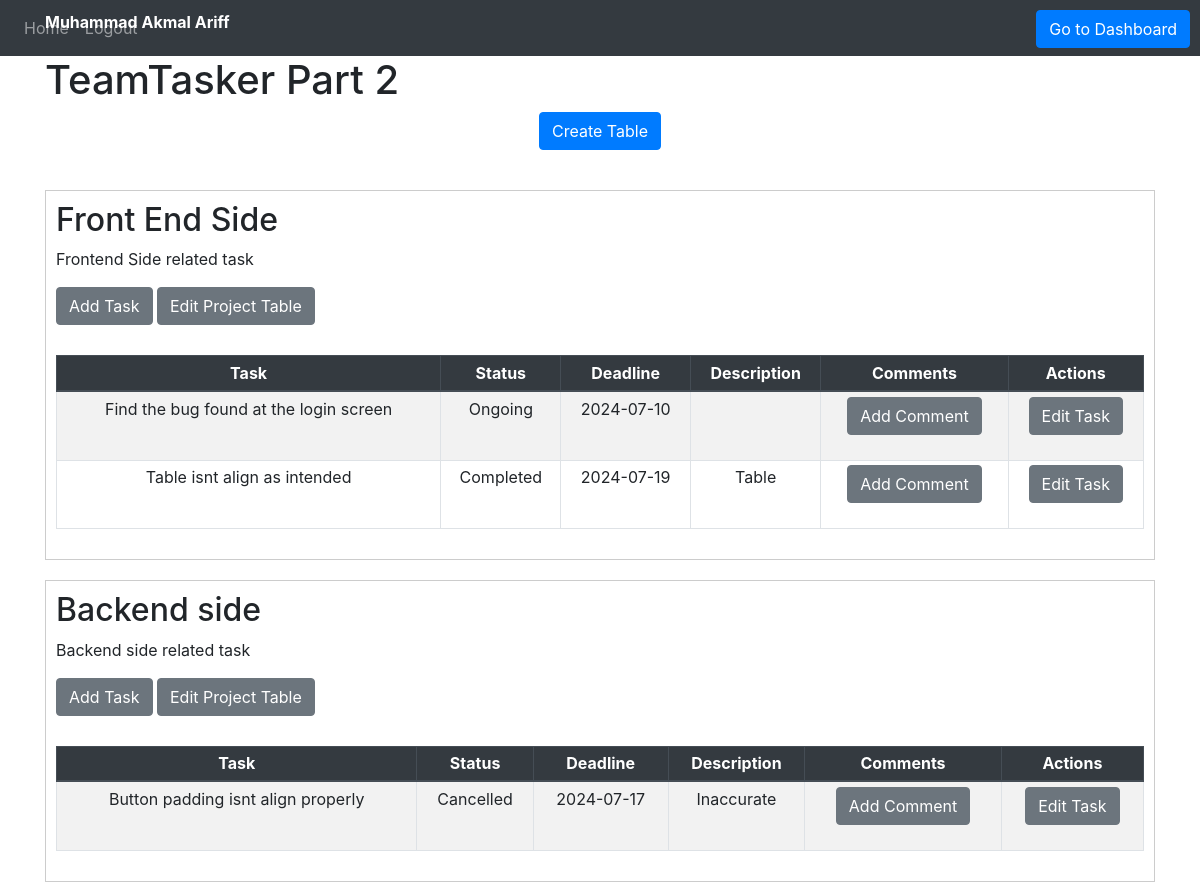
Screenshot of /taskmanagement?project_id=9 (signed in) with the database file from the repository.
### Website/models.py (models this page shows)
class User(db.Model, UserMixin):
    id = db.Column(db.Integer, primary_key=True)
    email = db.Column(db.String(150), unique=True)
    password = db.Column(db.String(150))
    first_name = db.Column(db.String(150))
    notes = db.relationship('Note', foreign_keys='Note.user_id')
    tasks = db.relationship('Task', foreign_keys='Task.user_id')
    comments = db.relationship('Comment', foreign_keys='Comment.user_id')
    project_tables = db.relationship('Projecttable', foreign_keys='Projecttable.user_id')
    project = db.relationship('Project',foreign_keys='Project.user_id')
    shared_project = db.relationship('SharedProject',foreign_keys='SharedProject.shared_user_id')

class Project(db.Model):
    id = db.Column(db.Integer, primary_key=True)
    name = db.Column(db.String(10000))
    description = db.Column(db.String(10000))
    user_id = db.Column(db.Integer, db.ForeignKey('user.id'))
    projecttable = db.relationship('Projecttable', backref='project', foreign_keys='Projecttable.project_id')
    shared_project_id = db.relationship('SharedProject', foreign_keys='SharedProject.project_id')
    shared_project_name = db.relationship('SharedProject', foreign_keys='SharedProject.project_name')

class Projecttable(db.Model):
    id = db.Column(db.Integer, primary_key=True)
    name = db.Column(db.String(10000))
    description = db.Column(db.String(10000))
    user_id = db.Column(db.Integer, db.ForeignKey('user.id'))
    project_id = db.Column(db.Integer, db.ForeignKey('project.id'))
    tasks = db.relationship('Task', backref='projecttable', foreign_keys='Task.projecttable_id')

class Task(db.Model):
    id = db.Column(db.Integer, primary_key=True)
    task_name = db.Column(db.String(10000))
    task_status = db.Column(db.String(10000))
    deadline = db.Column(db.String(10000))
    description = db.Column(db.String(10000))
    user_id = db.Column(db.Integer, db.ForeignKey('user.id'))
    comment_id = db.Column(db.Integer, db.ForeignKey('comment.id'))
    projecttable_id = db.Column(db.Integer, db.ForeignKey('projecttable.id'))
    comment = db.relationship('Comment', backref='Task', foreign_keys='Comment.tasks_id')

### Website/views.py (the view, shortened to what this page needs)
@views.route('/taskmanagement', methods=['GET', 'POST'])
@login_required
def home():
    project_id = request.args.get('project_id')
    if project_id:
        project_id = int(project_id)
    projects = Project.query.filter_by(id=project_id).first()
    projecttables = Projecttable.query.filter_by(project_id=project_id).all()
    shared_projects = SharedProject.query.filter_by(project_id=project_id).all()
    shared_user_ids = [shared_project.shared_user_id for shared_project in shared_projects]
    shared_users = User.query.filter(User.id.in_(shared_user_ids)).all()
    current_shared_users = SharedProject.query.filter_by(shared_user_id=current_user.id, project_id=project_id).first()
    project_tables = Projecttable.query.filter_by(project_id=project_id).all()
    projecttable_id = [projecttable.id for projecttable in project_tables]
    group_task = Task.query.filter(Task.projecttable_id.in_(projecttable_id)).all()
    task_id = [task.id for task in group_task]
    tasks_id = request.args.get('tasks_id')
    comments = Comment.query.filter(Comment.tasks_id.in_(task_id)).all()
    print("Shared Projects:")
    for shared_project in shared_projects:
        print(f"Shared Project ID: {shared_project.project_id}, Name: {shared_project.project_name}")
    return render_template("home.html", user=current_user,project_id = project_id,projecttables=projecttables,
                           shared_projects=shared_projects,current_shared_users=current_shared_users,shared_users=shared_users,comments=comments,
                           projects=projects)

### Website/__init__.py (called while the page is built)
def create_app():
    app = Flask(__name__, static_folder='static')
    app.config['SECRET_KEY'] = 'hjshjhdjah kjshkjdhjs'
    app.config['SQLALCHEMY_DATABASE_URI'] = f'sqlite:///{DB_NAME}'
    db.init_app(app)
    from .views import views
    from .auth import auth
    app.register_blueprint(views, url_prefix='/')
    app.register_blueprint(auth, url_prefix='/')
    from .models import User, Note
    with app.app_context():
        db.create_all()
    login_manager = LoginManager()
    login_manager.login_view = 'auth.login'
    login_manager.init_app(app)
    @login_manager.user_loader
    def load_user(id):
        return User.query.get(int(id))
    return app

### Website/templates/home.html (shortened to what this page needs)
{% extends "base.html" %}
{% block content %}
<div class="text" style="position: absolute; top: 10px; text-align: center; font-weight: bold; color: white;" >{{user.first_name}}</div>
<h1>{{ projects.name }}</h1>
<ul class="list-group list-group-flush" id="notes">
  <form method="POST">
  <button  class="btn btn-primary" style="position: absolute; top: 10px; right: 10px;" name = "nav_dashboard">Go to Dashboard</button>
  </form>
</ul>
<div>
  <form method="POST">
  <div align="center">
    <button type="submit" class="btn btn-primary" name="create_table">Create Table</button>
  </div>
  </form>
  {% for projecttable in projecttables %}
  {% if projecttable.project_id == project_id %}
  <div style="border: 1px solid #ccc; padding: 10px; margin-top: 20px;">
  <form method="POST">
    <div class="project-table-container">
    <h2>{{ projecttable.name }}</h2>
    <p>{{ projecttable.description }}</p>
    <button type="button" class="btn btn-secondary" data-toggle="modal" data-target="#addTaskModal" onclick="setProjectId({{ projecttable.id }})">Add Task</button>
    <button type="button" class="btn btn-secondary" onclick="editProjectTable('{{ projecttable.id }}', '{{ projecttable.name }}', '{{ projecttable.description }}')"
    data-toggle="modal" data-target="#editProjectTableModal">
      Edit Project Table
    </button>
    <table class="table table-striped table-bordered table-hover table-sm">
      <thead class="thead-dark">
        <tr>
          <th>Task</th>
          <th>Status</th>
          <th>Deadline</th>
          <th>Description</th>
          <th>Comments</th>
          <th>Actions</th>
        </tr>
      </thead>
      <tbody>
        {% for task in projecttable.tasks %}
          <tr>
            <td>{{ task.task_name }}</td>
            <td>{{ task.task_status }}</td>
            <td>{{ task.deadline }}</td>
            <td>{{ task.description }}</td>
            <td>
              <button type="button" class="btn btn-secondary" data-toggle="modal" data-target="#commentModal" onclick="populateComments('{{ task.id }}')">Add Comment</button>
            </td>
            <td>
              <button type="button" class="btn btn-secondary" data-toggle="modal" data-target="#editTaskModal"
                onclick="editTask('{{ task.id }}', '{{ task.task_name }}', '{{ task.task_status }}', '{{ task.deadline }}', '{{ task.description }}')">
                Edit Task
              </button>
            </td>
          </tr>
        {% endfor %}
      </tbody>
    </table>
    </div>
  </form>
  </div>
{% endif %}
{% endfor %}
{% endblock %}

### Website/static/teamtasker.css (style rules this page uses)
table { border-collapse: collapse; margin: 10px 0; width: 80%; }
table, th, td { border: 1px solid black; }
th, td { padding: 8px; text-align: center; }
button { padding: 10px 20px; font-size: 16px; margin-bottom: 20px; }
.project-table-container { margin-bottom: 20px; }

### rows the page displays
User: first_name "Muhammad Akmal Ariff"
Project: name "TeamTasker Part 2"
Projecttable: name "Front End Side", description "Frontend Side related task"
Task: task_name "Find the bug found at the login screen", task_status "Ongoing", deadline "2024-07-10"
Task: task_name "Table isnt align as intended", task_status "Completed", deadline "2024-07-19", description "Table"
Projecttable: name "Backend side", description "Backend side related task"
Task: task_name "Button padding isnt align properly", task_status "Cancelled", deadline "2024-07-17", description "Inaccurate"
